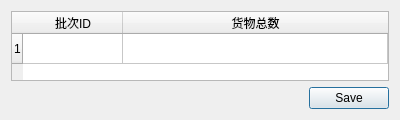
<?xml version="1.0" encoding="UTF-8"?>
<ui version="4.0">
 <class>addBatch</class>
 <widget class="QDialog" name="addBatch">
  <property name="geometry">
   <rect>
    <x>0</x>
    <y>0</y>
    <width>400</width>
    <height>116</height>
   </rect>
  </property>
  <property name="windowTitle">
   <string>增加批次</string>
  </property>
  <layout class="QVBoxLayout" name="verticalLayout">
   <item>
    <widget class="QTableWidget" name="tableWidget">
     <attribute name="horizontalHeaderStretchLastSection">
      <bool>true</bool>
     </attribute>
     <row>
      <property name="text">
       <string>1</string>
      </property>
     </row>
     <column>
      <property name="text">
       <string>批次ID</string>
      </property>
      <property name="textAlignment">
       <set>AlignCenter</set>
      </property>
     </column>
     <column>
      <property name="text">
       <string>货物总数</string>
      </property>
      <property name="textAlignment">
       <set>AlignCenter</set>
      </property>
     </column>
    </widget>
   </item>
   <item>
    <layout class="QHBoxLayout" name="horizontalLayout">
     <item>
      <spacer name="horizontalSpacer">
       <property name="orientation">
        <enum>Qt::Horizontal</enum>
       </property>
       <property name="sizeHint" stdset="0">
        <size>
         <width>298</width>
         <height>20</height>
        </size>
       </property>
      </spacer>
     </item>
     <item>
      <widget class="QDialogButtonBox" name="buttonBox">
       <property name="orientation">
        <enum>Qt::Horizontal</enum>
       </property>
       <property name="standardButtons">
        <set>QDialogButtonBox::Save</set>
       </property>
      </widget>
     </item>
    </layout>
   </item>
  </layout>
 </widget>
 <resources/>
 <connections>
  <connection>
   <sender>buttonBox</sender>
   <signal>accepted()</signal>
   <receiver>addBatch</receiver>
   <slot>accept()</slot>
   <hints>
    <hint type="sourcelabel">
     <x>248</x>
     <y>254</y>
    </hint>
    <hint type="destinationlabel">
     <x>157</x>
     <y>274</y>
    </hint>
   </hints>
  </connection>
  <connection>
   <sender>buttonBox</sender>
   <signal>rejected()</signal>
   <receiver>addBatch</receiver>
   <slot>reject()</slot>
   <hints>
    <hint type="sourcelabel">
     <x>316</x>
     <y>260</y>
    </hint>
    <hint type="destinationlabel">
     <x>286</x>
     <y>274</y>
    </hint>
   </hints>
  </connection>
 </connections>
</ui>
